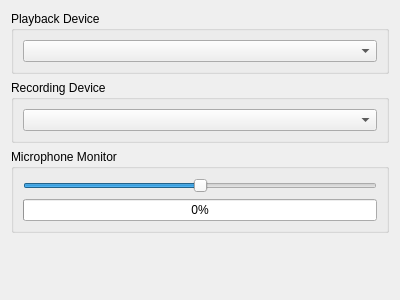
<?xml version="1.0" encoding="UTF-8"?>
<ui version="4.0">
 <class>SoundSettings</class>
 <widget class="QWidget" name="SoundSettings">
  <property name="geometry">
   <rect>
    <x>0</x>
    <y>0</y>
    <width>400</width>
    <height>300</height>
   </rect>
  </property>
  <layout class="QVBoxLayout" name="verticalLayout">
   <item>
    <widget class="QGroupBox" name="playbackGroup">
     <property name="title">
      <string>Playback Device</string>
     </property>
     <layout class="QVBoxLayout" name="playbackLayout">
      <item>
       <widget class="QComboBox" name="playbackComboBox"/>
      </item>
     </layout>
    </widget>
   </item>
   <item>
    <widget class="QGroupBox" name="recordingGroup">
     <property name="title">
      <string>Recording Device</string>
     </property>
     <layout class="QVBoxLayout" name="recordingLayout">
      <item>
       <widget class="QComboBox" name="recordingComboBox"/>
      </item>
     </layout>
    </widget>
   </item>
   <item>
    <widget class="QGroupBox" name="microphoneMonitorGroup">
     <property name="title">
      <string>Microphone Monitor</string>
     </property>
     <layout class="QVBoxLayout" name="microphoneMonitorLayout">
      <item>
       <widget class="QSlider" name="inputLevelSlider">
        <property name="orientation">
         <enum>Qt::Horizontal</enum>
        </property>
        <property name="minimum">
         <number>0</number>
        </property>
        <property name="maximum">
         <number>100</number>
        </property>
        <property name="value">
         <number>50</number>
        </property>
       </widget>
      </item>
      <item>
       <widget class="QProgressBar" name="microphoneLevelBar">
        <property name="minimum">
         <number>0</number>
        </property>
        <property name="maximum">
         <number>100</number>
        </property>
        <property name="value">
         <number>0</number>
        </property>
       </widget>
      </item>
     </layout>
    </widget>
   </item>
   <item>
    <spacer name="verticalSpacer">
     <property name="orientation">
      <enum>Qt::Orientation::Vertical</enum>
     </property>
     <property name="sizeHint" stdset="0">
      <size>
       <width>20</width>
       <height>40</height>
      </size>
     </property>
    </spacer>
   </item>
  </layout>
 </widget>
 <resources/>
 <connections/>
</ui>
